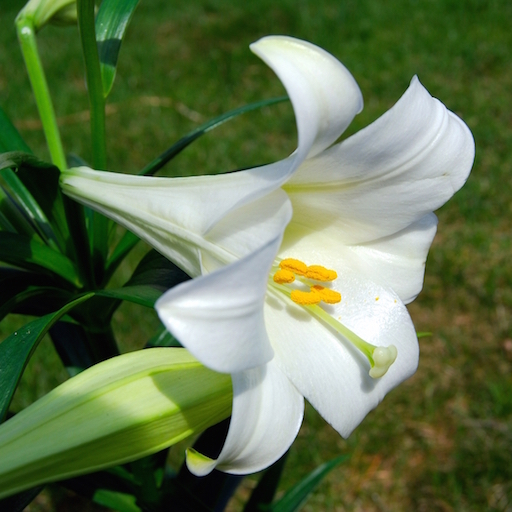
#> input picture month05/note/data/素材/ml_data/lily.jpg, 512 x 512 px, found by its file name
$ python demo07_quant.py   (older library calls are emulated)
#> lines starting #> are read from the running program, lines starting #| are printed output that depends on the picture
"""
demo07_quant.py 图像量化
"""

import numpy as np
import matplotlib.pyplot as mp
import scipy.misc as sm
import sklearn.cluster as sc
import scipy.ndimage as sn

# 加载数据
img = sm.imread('../ml_data/lily.jpg',True)
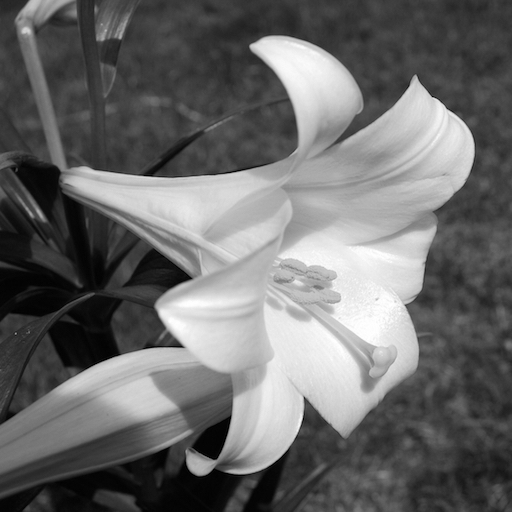
#> img: shape (512, 512) float32; min 0, max 255, mean 106.7
print(img)
#> (printed output is left out)
'''
img的输出结果为：
每一个元素代表的是每一个方格的灰度大小，centers表示的也是灰度大小
[[36.742 35.97  34.97  ... 54.102 54.33  51.042]
 [37.742 37.742 37.97  ... 54.102 53.33  51.042]
 [40.34  41.112 40.34  ... 51.732 51.846 50.857]
 ...
 [ 5.228  6.228  5.929 ... 71.666 68.954 68.242]
 [ 6.228  6.228  4.929 ... 73.182 72.182 71.242]
 [ 6.228  6.228  4.929 ... 69.709 71.709 74.242]]
'''
print(img.shape)
#| (512, 512)

# 针对img,基于kmeans聚类分析做图像量化  # n_clusters: 聚类数
x = img.reshape(-1, 1)  # n行1列
print(x.shape)
#| (262144, 1)
model = sc.KMeans(n_clusters=4)
model.fit(x)
# 获取每个样本对应的类别标签
pred_label = model.labels_
print(np.unique(pred_label))
print('pred_label:')
print(pred_label)
# 获取训练的聚类中心
centers = model.cluster_centers_
print('centers:')
print(centers)
centers = model.cluster_centers_.ravel()
print('centers:')
print(centers)
# 掩码
new_img = centers[pred_label].reshape(img.shape)
print(new_img)
#> (printed output is left out)
print(new_img.shape)
#| (512, 512)

# 绘制
mp.figure('Quant', facecolor='lightgray')
mp.title('Quant img', fontsize=20)
mp.subplot(121)
mp.axis('off')
mp.imshow(img, cmap='gray')

mp.title('Quant new_img', fontsize=20)
mp.subplot(122)
mp.axis('off')
mp.imshow(new_img, cmap='gray')

mp.tight_layout()
mp.show()
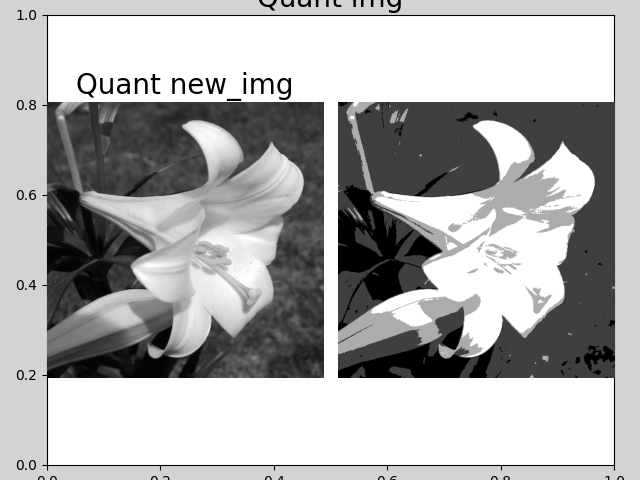
#> figure drawn by matplotlib, 2 panels

$ run again, with month05/note/data/素材/ml_data/forest.jpg copied over month05/note/data/素材/ml_data/lily.jpg
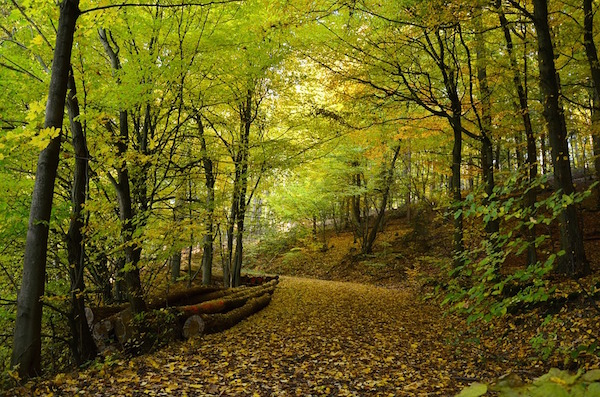
#> input picture month05/note/data/素材/ml_data/forest.jpg, 600 x 397 px, found by its file name
#> `img = sm.imread('../ml_data/lily.jpg',True)`:
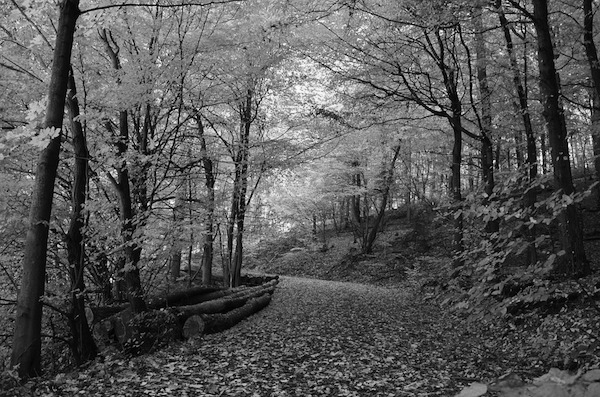
#> img: shape (397, 600) float32; min 0, max 253.8, mean 86.1
#> (printed output is left out)
#| (397, 600)
#| (238200, 1)
#> (printed output is left out)
#| (397, 600)
#> `mp.show()`:
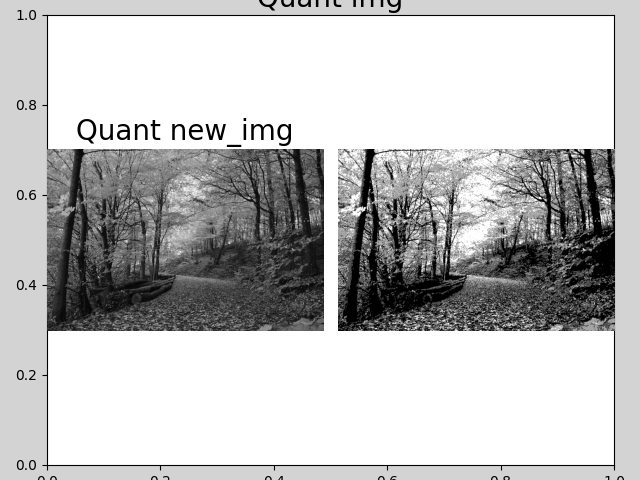
#> figure drawn by matplotlib, 2 panels
